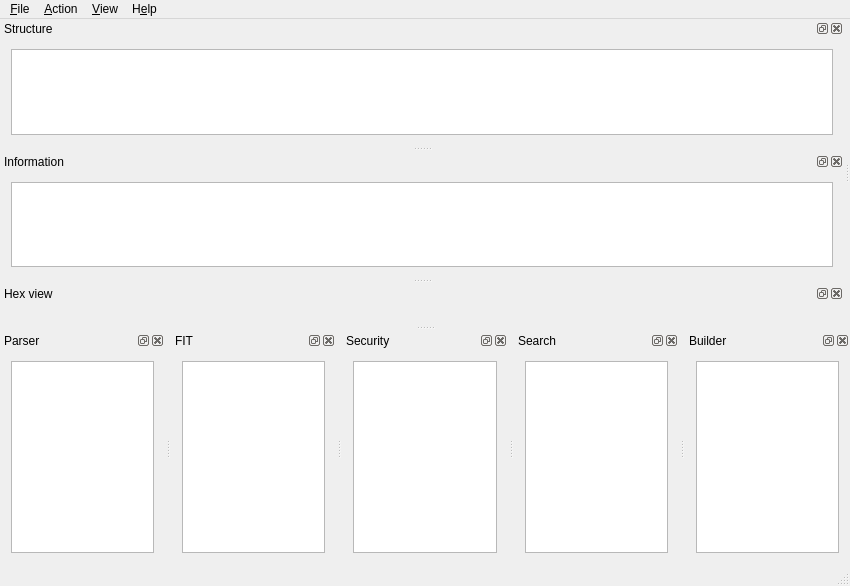
<?xml version="1.0" encoding="UTF-8"?>
<ui version="4.0">
 <class>UEFITool</class>
 <widget class="QMainWindow" name="UEFITool">
  <property name="geometry">
   <rect>
    <x>0</x>
    <y>0</y>
    <width>850</width>
    <height>586</height>
   </rect>
  </property>
  <property name="sizePolicy">
   <sizepolicy hsizetype="Expanding" vsizetype="Expanding">
    <horstretch>0</horstretch>
    <verstretch>0</verstretch>
   </sizepolicy>
  </property>
  <property name="acceptDrops">
   <bool>true</bool>
  </property>
  <property name="windowTitle">
   <string>UEFITool</string>
  </property>
  <widget class="QWidget" name="centralWidget">
   <property name="sizePolicy">
    <sizepolicy hsizetype="Ignored" vsizetype="Ignored">
     <horstretch>0</horstretch>
     <verstretch>0</verstretch>
    </sizepolicy>
   </property>
   <property name="minimumSize">
    <size>
     <width>0</width>
     <height>0</height>
    </size>
   </property>
   <property name="maximumSize">
    <size>
     <width>0</width>
     <height>16777215</height>
    </size>
   </property>
   <property name="focusPolicy">
    <enum>Qt::FocusPolicy::NoFocus</enum>
   </property>
  </widget>
  <widget class="QDockWidget" name="structureTreeDock">
   <property name="floating">
    <bool>false</bool>
   </property>
   <property name="features">
    <set>QDockWidget::DockWidgetFeature::DockWidgetClosable|QDockWidget::DockWidgetFeature::DockWidgetFloatable|QDockWidget::DockWidgetFeature::DockWidgetMovable</set>
   </property>
   <property name="allowedAreas">
    <set>Qt::DockWidgetArea::LeftDockWidgetArea|Qt::DockWidgetArea::RightDockWidgetArea|Qt::DockWidgetArea::TopDockWidgetArea</set>
   </property>
   <property name="windowTitle">
    <string>Structure</string>
   </property>
   <attribute name="dockWidgetArea">
    <number>1</number>
   </attribute>
   <widget class="QWidget" name="structureTreeWidgetContents">
    <layout class="QVBoxLayout" name="verticalLayout">
     <item>
      <widget class="QTreeView" name="structureTreeView">
       <property name="sizePolicy">
        <sizepolicy hsizetype="Expanding" vsizetype="Expanding">
         <horstretch>0</horstretch>
         <verstretch>0</verstretch>
        </sizepolicy>
       </property>
       <property name="indentation">
        <number>10</number>
       </property>
       <property name="headerHidden">
        <bool>false</bool>
       </property>
       <attribute name="headerCascadingSectionResizes">
        <bool>true</bool>
       </attribute>
       <attribute name="headerDefaultSectionSize">
        <number>200</number>
       </attribute>
       <attribute name="headerStretchLastSection">
        <bool>true</bool>
       </attribute>
      </widget>
     </item>
    </layout>
   </widget>
  </widget>
  <widget class="QDockWidget" name="infoDock">
   <property name="features">
    <set>QDockWidget::DockWidgetFeature::DockWidgetClosable|QDockWidget::DockWidgetFeature::DockWidgetFloatable|QDockWidget::DockWidgetFeature::DockWidgetMovable</set>
   </property>
   <property name="allowedAreas">
    <set>Qt::DockWidgetArea::AllDockWidgetAreas</set>
   </property>
   <property name="windowTitle">
    <string>Information</string>
   </property>
   <attribute name="dockWidgetArea">
    <number>1</number>
   </attribute>
   <widget class="QWidget" name="infoWidgetContents">
    <layout class="QVBoxLayout" name="verticalLayout_2">
     <item>
      <widget class="QPlainTextEdit" name="infoEdit">
       <property name="acceptDrops">
        <bool>false</bool>
       </property>
       <property name="undoRedoEnabled">
        <bool>false</bool>
       </property>
       <property name="readOnly">
        <bool>true</bool>
       </property>
      </widget>
     </item>
    </layout>
   </widget>
  </widget>
  <widget class="QDockWidget" name="parserMessagesDock">
   <property name="features">
    <set>QDockWidget::DockWidgetFeature::DockWidgetClosable|QDockWidget::DockWidgetFeature::DockWidgetFloatable|QDockWidget::DockWidgetFeature::DockWidgetMovable</set>
   </property>
   <property name="allowedAreas">
    <set>Qt::DockWidgetArea::AllDockWidgetAreas</set>
   </property>
   <property name="windowTitle">
    <string>Parser</string>
   </property>
   <attribute name="dockWidgetArea">
    <number>8</number>
   </attribute>
   <widget class="QWidget" name="parserMessagesWidgetContents">
    <layout class="QVBoxLayout" name="verticalLayout_3">
     <item>
      <widget class="QListWidget" name="parserMessagesListWidget">
       <property name="mouseTracking">
        <bool>true</bool>
       </property>
      </widget>
     </item>
    </layout>
   </widget>
  </widget>
  <widget class="QDockWidget" name="fitDock">
   <property name="features">
    <set>QDockWidget::DockWidgetFeature::DockWidgetClosable|QDockWidget::DockWidgetFeature::DockWidgetFloatable|QDockWidget::DockWidgetFeature::DockWidgetMovable</set>
   </property>
   <property name="allowedAreas">
    <set>Qt::DockWidgetArea::AllDockWidgetAreas</set>
   </property>
   <property name="windowTitle">
    <string>FIT</string>
   </property>
   <attribute name="dockWidgetArea">
    <number>8</number>
   </attribute>
   <widget class="QWidget" name="fitWidgetContents">
    <layout class="QVBoxLayout" name="verticalLayout_4">
     <item>
      <widget class="QTableWidget" name="fitTableWidget"/>
     </item>
    </layout>
   </widget>
  </widget>
  <widget class="QDockWidget" name="securityDock">
   <property name="features">
    <set>QDockWidget::DockWidgetFeature::DockWidgetClosable|QDockWidget::DockWidgetFeature::DockWidgetFloatable|QDockWidget::DockWidgetFeature::DockWidgetMovable</set>
   </property>
   <property name="allowedAreas">
    <set>Qt::DockWidgetArea::AllDockWidgetAreas</set>
   </property>
   <property name="windowTitle">
    <string>Security</string>
   </property>
   <attribute name="dockWidgetArea">
    <number>8</number>
   </attribute>
   <widget class="QWidget" name="securityWidgetContents">
    <layout class="QVBoxLayout" name="verticalLayout_5">
     <item>
      <widget class="QPlainTextEdit" name="securityEdit">
       <property name="acceptDrops">
        <bool>false</bool>
       </property>
       <property name="undoRedoEnabled">
        <bool>false</bool>
       </property>
       <property name="readOnly">
        <bool>true</bool>
       </property>
      </widget>
     </item>
    </layout>
   </widget>
  </widget>
  <widget class="QDockWidget" name="finderMessagesDock">
   <property name="features">
    <set>QDockWidget::DockWidgetFeature::DockWidgetClosable|QDockWidget::DockWidgetFeature::DockWidgetFloatable|QDockWidget::DockWidgetFeature::DockWidgetMovable</set>
   </property>
   <property name="allowedAreas">
    <set>Qt::DockWidgetArea::AllDockWidgetAreas</set>
   </property>
   <property name="windowTitle">
    <string>Search</string>
   </property>
   <attribute name="dockWidgetArea">
    <number>8</number>
   </attribute>
   <widget class="QWidget" name="finderMessagesWidgetContents">
    <layout class="QVBoxLayout" name="verticalLayout_6">
     <item>
      <widget class="QListWidget" name="finderMessagesListWidget">
       <property name="mouseTracking">
        <bool>true</bool>
       </property>
      </widget>
     </item>
    </layout>
   </widget>
  </widget>
  <widget class="QDockWidget" name="builderMessagesDock">
   <property name="features">
    <set>QDockWidget::DockWidgetFeature::DockWidgetClosable|QDockWidget::DockWidgetFeature::DockWidgetFloatable|QDockWidget::DockWidgetFeature::DockWidgetMovable</set>
   </property>
   <property name="allowedAreas">
    <set>Qt::DockWidgetArea::BottomDockWidgetArea</set>
   </property>
   <property name="windowTitle">
    <string>Builder</string>
   </property>
   <attribute name="dockWidgetArea">
    <number>8</number>
   </attribute>
   <widget class="QWidget" name="builderMessagesWidgetContents">
    <layout class="QVBoxLayout" name="verticalLayout_7">
     <item>
      <widget class="QListWidget" name="builderMessagesListWidget">
       <property name="mouseTracking">
        <bool>true</bool>
       </property>
      </widget>
     </item>
    </layout>
   </widget>
  </widget>
  <widget class="QDockWidget" name="hexViewDock">
   <property name="windowTitle">
    <string>Hex view</string>
   </property>
   <attribute name="dockWidgetArea">
    <number>1</number>
   </attribute>
   <widget class="QWidget" name="hexViewWidgetContents">
    <layout class="QVBoxLayout" name="verticalLayout_8"/>
   </widget>
  </widget>
  <widget class="QStatusBar" name="statusBar"/>
  <widget class="QMenuBar" name="menuBar">
   <property name="geometry">
    <rect>
     <x>0</x>
     <y>0</y>
     <width>850</width>
     <height>24</height>
    </rect>
   </property>
   <widget class="QMenu" name="menuFile">
    <property name="title">
     <string>&amp;File</string>
    </property>
    <addaction name="actionOpenImageFile"/>
    <addaction name="actionOpenImageFileInNewWindow"/>
    <addaction name="actionSaveImageFile"/>
    <addaction name="separator"/>
    <addaction name="actionGenerateReport"/>
    <addaction name="separator"/>
    <addaction name="actionLoadGuidDatabase"/>
    <addaction name="actionLoadDefaultGuidDatabase"/>
    <addaction name="actionUnloadGuidDatabase"/>
    <addaction name="actionExportDiscoveredGuids"/>
    <addaction name="separator"/>
    <addaction name="actionClearRecentlyOpenedFilesList"/>
    <addaction name="separator"/>
    <addaction name="actionQuit"/>
   </widget>
   <widget class="QMenu" name="menuHelp">
    <property name="title">
     <string>H&amp;elp</string>
    </property>
    <addaction name="actionAbout"/>
    <addaction name="actionAboutQt"/>
   </widget>
   <widget class="QMenu" name="menuAction">
    <property name="title">
     <string>&amp;Action</string>
    </property>
    <widget class="QMenu" name="menuHashActions">
     <property name="title">
      <string>&amp;Hash</string>
     </property>
     <addaction name="actionHashCrc32"/>
     <addaction name="separator"/>
     <addaction name="actionHashSha1"/>
     <addaction name="separator"/>
     <addaction name="actionHashSha256"/>
     <addaction name="actionHashSha384"/>
     <addaction name="actionHashSha512"/>
     <addaction name="separator"/>
     <addaction name="actionHashSm3"/>
    </widget>
    <widget class="QMenu" name="menuHashBodyActions">
     <property name="title">
      <string>Hash &amp;body</string>
     </property>
     <addaction name="actionBodyHashCrc32"/>
     <addaction name="separator"/>
     <addaction name="actionBodyHashSha1"/>
     <addaction name="separator"/>
     <addaction name="actionBodyHashSha256"/>
     <addaction name="actionBodyHashSha384"/>
     <addaction name="actionBodyHashSha512"/>
     <addaction name="separator"/>
     <addaction name="actionBodyHashSm3"/>
    </widget>
    <widget class="QMenu" name="menuHashUncompressedActions">
     <property name="title">
      <string>Hash &amp;uncompressed</string>
     </property>
     <addaction name="actionUncompressedHashCrc32"/>
     <addaction name="separator"/>
     <addaction name="actionUncompressedHashSha1"/>
     <addaction name="separator"/>
     <addaction name="actionUncompressedHashSha256"/>
     <addaction name="actionUncompressedHashSha384"/>
     <addaction name="actionUncompressedHashSha512"/>
     <addaction name="separator"/>
     <addaction name="actionUncompressedHashSm3"/>
    </widget>
    <widget class="QMenu" name="menuCapsuleActions">
     <property name="title">
      <string>&amp;Capsule</string>
     </property>
     <addaction name="actionHexView"/>
     <addaction name="actionBodyHexView"/>
     <addaction name="actionUncompressedHexView"/>
     <addaction name="separator"/>
     <addaction name="menuHashActions"/>
     <addaction name="menuHashBodyActions"/>
     <addaction name="menuHashUncompressedActions"/>
     <addaction name="separator"/>
     <addaction name="actionExtract"/>
     <addaction name="actionExtractBody"/>
    </widget>
    <widget class="QMenu" name="menuImageActions">
     <property name="title">
      <string>&amp;Image</string>
     </property>
     <addaction name="actionHexView"/>
     <addaction name="separator"/>
     <addaction name="menuHashActions"/>
     <addaction name="separator"/>
     <addaction name="actionExtract"/>
    </widget>
    <widget class="QMenu" name="menuRegionActions">
     <property name="title">
      <string>&amp;Region</string>
     </property>
     <addaction name="actionHexView"/>
     <addaction name="separator"/>
     <addaction name="menuHashActions"/>
     <addaction name="separator"/>
     <addaction name="actionExtract"/>
     <addaction name="separator"/>
     <addaction name="actionRebuild"/>
     <addaction name="separator"/>
     <addaction name="actionReplace"/>
    </widget>
    <widget class="QMenu" name="menuPaddingActions">
     <property name="title">
      <string>&amp;Padding</string>
     </property>
     <addaction name="actionHexView"/>
     <addaction name="separator"/>
     <addaction name="menuHashActions"/>
     <addaction name="separator"/>
     <addaction name="actionExtract"/>
    </widget>
    <widget class="QMenu" name="menuVolumeActions">
     <property name="title">
      <string>&amp;Volume</string>
     </property>
     <addaction name="actionHexView"/>
     <addaction name="actionBodyHexView"/>
     <addaction name="actionUncompressedHexView"/>
     <addaction name="separator"/>
     <addaction name="menuHashActions"/>
     <addaction name="menuHashBodyActions"/>
     <addaction name="menuHashUncompressedActions"/>
     <addaction name="separator"/>
     <addaction name="actionExtract"/>
     <addaction name="actionExtractBody"/>
     <addaction name="separator"/>
     <addaction name="actionRebuild"/>
     <addaction name="separator"/>
     <addaction name="actionInsertInto"/>
     <addaction name="separator"/>
     <addaction name="actionReplace"/>
     <addaction name="actionReplaceBody"/>
    </widget>
    <widget class="QMenu" name="menuFileActions">
     <property name="title">
      <string>&amp;File</string>
     </property>
     <addaction name="actionHexView"/>
     <addaction name="actionBodyHexView"/>
     <addaction name="actionUncompressedHexView"/>
     <addaction name="separator"/>
     <addaction name="menuHashActions"/>
     <addaction name="menuHashBodyActions"/>
     <addaction name="menuHashUncompressedActions"/>
     <addaction name="separator"/>
     <addaction name="actionExtract"/>
     <addaction name="actionExtractBody"/>
     <addaction name="separator"/>
     <addaction name="actionRebuild"/>
     <addaction name="separator"/>
     <addaction name="actionInsertInto"/>
     <addaction name="actionInsertBefore"/>
     <addaction name="actionInsertAfter"/>
     <addaction name="separator"/>
     <addaction name="actionReplace"/>
     <addaction name="actionReplaceBody"/>
     <addaction name="separator"/>
     <addaction name="actionRemove"/>
    </widget>
    <widget class="QMenu" name="menuSectionActions">
     <property name="title">
      <string>&amp;Section</string>
     </property>
     <addaction name="actionHexView"/>
     <addaction name="actionBodyHexView"/>
     <addaction name="actionUncompressedHexView"/>
     <addaction name="separator"/>
     <addaction name="menuHashActions"/>
     <addaction name="menuHashBodyActions"/>
     <addaction name="menuHashUncompressedActions"/>
     <addaction name="separator"/>
     <addaction name="actionExtract"/>
     <addaction name="actionExtractBody"/>
     <addaction name="actionExtractUncompressed"/>
     <addaction name="separator"/>
     <addaction name="actionRebuild"/>
     <addaction name="separator"/>
     <addaction name="actionInsertInto"/>
     <addaction name="actionInsertBefore"/>
     <addaction name="actionInsertAfter"/>
     <addaction name="separator"/>
     <addaction name="actionReplace"/>
     <addaction name="actionReplaceBody"/>
     <addaction name="separator"/>
     <addaction name="actionRemove"/>
    </widget>
    <widget class="QMenu" name="menuMessageActions">
     <property name="enabled">
      <bool>false</bool>
     </property>
     <property name="title">
      <string>&amp;Messages</string>
     </property>
     <addaction name="actionMessagesCopy"/>
     <addaction name="actionMessagesCopyAll"/>
     <addaction name="separator"/>
     <addaction name="actionMessagesClear"/>
    </widget>
    <widget class="QMenu" name="menuEntryActions">
     <property name="title">
      <string>&amp;Entry</string>
     </property>
     <addaction name="actionHexView"/>
     <addaction name="actionBodyHexView"/>
     <addaction name="actionUncompressedHexView"/>
     <addaction name="separator"/>
     <addaction name="menuHashActions"/>
     <addaction name="menuHashBodyActions"/>
     <addaction name="menuHashUncompressedActions"/>
     <addaction name="separator"/>
     <addaction name="actionGoToData"/>
     <addaction name="separator"/>
     <addaction name="actionExtract"/>
     <addaction name="actionExtractBody"/>
     <addaction name="separator"/>
     <addaction name="actionInsertBefore"/>
     <addaction name="actionInsertAfter"/>
     <addaction name="separator"/>
     <addaction name="actionRebuild"/>
     <addaction name="separator"/>
     <addaction name="actionReplace"/>
     <addaction name="actionReplaceBody"/>
     <addaction name="separator"/>
     <addaction name="actionRemove"/>
    </widget>
    <widget class="QMenu" name="menuStoreActions">
     <property name="title">
      <string>S&amp;tore</string>
     </property>
     <addaction name="actionHexView"/>
     <addaction name="actionBodyHexView"/>
     <addaction name="actionUncompressedHexView"/>
     <addaction name="separator"/>
     <addaction name="menuHashActions"/>
     <addaction name="menuHashBodyActions"/>
     <addaction name="menuHashUncompressedActions"/>
     <addaction name="separator"/>
     <addaction name="actionExtract"/>
     <addaction name="actionExtractBody"/>
     <addaction name="separator"/>
     <addaction name="actionInsertInto"/>
     <addaction name="actionInsertBefore"/>
     <addaction name="actionInsertAfter"/>
     <addaction name="separator"/>
     <addaction name="actionRebuild"/>
     <addaction name="separator"/>
     <addaction name="actionReplace"/>
     <addaction name="actionReplaceBody"/>
    </widget>
    <addaction name="actionGoToBase"/>
    <addaction name="actionGoToAddress"/>
    <addaction name="separator"/>
    <addaction name="actionSearch"/>
    <addaction name="separator"/>
    <addaction name="menuCapsuleActions"/>
    <addaction name="menuImageActions"/>
    <addaction name="menuRegionActions"/>
    <addaction name="menuPaddingActions"/>
    <addaction name="menuVolumeActions"/>
    <addaction name="menuFileActions"/>
    <addaction name="menuSectionActions"/>
    <addaction name="separator"/>
    <addaction name="menuStoreActions"/>
    <addaction name="menuEntryActions"/>
    <addaction name="separator"/>
    <addaction name="menuMessageActions"/>
   </widget>
   <widget class="QMenu" name="menuView">
    <property name="title">
     <string>&amp;View</string>
    </property>
    <addaction name="actionToggleBootGuardMarking"/>
    <addaction name="separator"/>
    <addaction name="actionResetDocks"/>
    <addaction name="separator"/>
    <addaction name="actionCopyItemName"/>
    <addaction name="separator"/>
    <addaction name="actionExpandItemRecursively"/>
    <addaction name="actionCollapseItemRecursively"/>
    <addaction name="separator"/>
   </widget>
   <addaction name="menuFile"/>
   <addaction name="menuAction"/>
   <addaction name="menuView"/>
   <addaction name="menuHelp"/>
  </widget>
  <action name="actionInsertAfter">
   <property name="enabled">
    <bool>false</bool>
   </property>
   <property name="text">
    <string>Insert &amp;after...</string>
   </property>
   <property name="shortcut">
    <string>Ctrl+Shift+I</string>
   </property>
  </action>
  <action name="actionInsertBefore">
   <property name="enabled">
    <bool>false</bool>
   </property>
   <property name="text">
    <string>Insert b&amp;efore...</string>
   </property>
   <property name="shortcut">
    <string>Ctrl+Alt+I</string>
   </property>
  </action>
  <action name="actionReplace">
   <property name="enabled">
    <bool>false</bool>
   </property>
   <property name="text">
    <string>Rep&amp;lace as is...</string>
   </property>
   <property name="shortcut">
    <string>Ctrl+R</string>
   </property>
  </action>
  <action name="actionExtract">
   <property name="enabled">
    <bool>false</bool>
   </property>
   <property name="text">
    <string>E&amp;xtract as is...</string>
   </property>
   <property name="shortcut">
    <string>Ctrl+E</string>
   </property>
  </action>
  <action name="actionExtractBody">
   <property name="enabled">
    <bool>false</bool>
   </property>
   <property name="text">
    <string>Extract &amp;body...</string>
   </property>
   <property name="shortcut">
    <string>Ctrl+Shift+E</string>
   </property>
  </action>
  <action name="actionRemove">
   <property name="enabled">
    <bool>false</bool>
   </property>
   <property name="text">
    <string>Re&amp;move</string>
   </property>
   <property name="shortcut">
    <string>Ctrl+Del</string>
   </property>
  </action>
  <action name="actionOpenImageFile">
   <property name="text">
    <string>&amp;Open image file...</string>
   </property>
   <property name="shortcut">
    <string>Ctrl+O</string>
   </property>
  </action>
  <action name="actionInsertInto">
   <property name="enabled">
    <bool>false</bool>
   </property>
   <property name="text">
    <string>Insert &amp;into...</string>
   </property>
   <property name="shortcut">
    <string>Ctrl+I</string>
   </property>
  </action>
  <action name="actionSaveImageFile">
   <property name="enabled">
    <bool>false</bool>
   </property>
   <property name="text">
    <string>&amp;Save image file...</string>
   </property>
   <property name="shortcut">
    <string>Ctrl+S</string>
   </property>
  </action>
  <action name="actionRebuild">
   <property name="enabled">
    <bool>false</bool>
   </property>
   <property name="text">
    <string>&amp;Rebuild</string>
   </property>
   <property name="shortcut">
    <string>Ctrl+Space</string>
   </property>
  </action>
  <action name="actionAbout">
   <property name="text">
    <string>&amp;About UEFITool</string>
   </property>
   <property name="shortcut">
    <string>F1</string>
   </property>
   <property name="menuRole">
    <enum>QAction::AboutRole</enum>
   </property>
  </action>
  <action name="actionAboutQt">
   <property name="text">
    <string>About &amp;Qt</string>
   </property>
   <property name="shortcut">
    <string>Shift+F1</string>
   </property>
   <property name="menuRole">
    <enum>QAction::AboutQtRole</enum>
   </property>
  </action>
  <action name="actionQuit">
   <property name="text">
    <string>&amp;Quit</string>
   </property>
   <property name="shortcut">
    <string>Alt+X</string>
   </property>
   <property name="menuRole">
    <enum>QAction::QuitRole</enum>
   </property>
  </action>
  <action name="actionSearch">
   <property name="enabled">
    <bool>false</bool>
   </property>
   <property name="text">
    <string>Searc&amp;h...</string>
   </property>
   <property name="shortcut">
    <string>Ctrl+F</string>
   </property>
  </action>
  <action name="actionMessagesClear">
   <property name="enabled">
    <bool>false</bool>
   </property>
   <property name="text">
    <string>Clea&amp;r</string>
   </property>
   <property name="shortcut">
    <string>Ctrl+Backspace</string>
   </property>
  </action>
  <action name="actionReplaceBody">
   <property name="enabled">
    <bool>false</bool>
   </property>
   <property name="text">
    <string>Replace b&amp;ody...</string>
   </property>
   <property name="shortcut">
    <string>Ctrl+Shift+R</string>
   </property>
  </action>
  <action name="actionMessagesCopy">
   <property name="enabled">
    <bool>false</bool>
   </property>
   <property name="text">
    <string>&amp;Copy</string>
   </property>
   <property name="shortcut">
    <string>Ctrl+Shift+C</string>
   </property>
  </action>
  <action name="actionMessagesCopyAll">
   <property name="enabled">
    <bool>false</bool>
   </property>
   <property name="text">
    <string>Copy &amp;all</string>
   </property>
   <property name="shortcut">
    <string>Ctrl+Alt+C</string>
   </property>
  </action>
  <action name="actionOpenImageFileInNewWindow">
   <property name="text">
    <string>O&amp;pen image file in new window...</string>
   </property>
   <property name="shortcut">
    <string>Ctrl+Shift+O</string>
   </property>
  </action>
  <action name="actionExtractUncompressed">
   <property name="enabled">
    <bool>false</bool>
   </property>
   <property name="text">
    <string>Extract &amp;uncompressed...</string>
   </property>
   <property name="shortcut">
    <string>Ctrl+Alt+E</string>
   </property>
  </action>
  <action name="actionGoToData">
   <property name="enabled">
    <bool>false</bool>
   </property>
   <property name="text">
    <string>Go &amp;to data</string>
   </property>
   <property name="shortcut">
    <string>Ctrl+T</string>
   </property>
  </action>
  <action name="actionHexView">
   <property name="enabled">
    <bool>false</bool>
   </property>
   <property name="text">
    <string>Hex &amp;view...</string>
   </property>
   <property name="shortcut">
    <string>Ctrl+D</string>
   </property>
  </action>
  <action name="actionGoToBase">
   <property name="enabled">
    <bool>false</bool>
   </property>
   <property name="text">
    <string>Select item at &amp;base...</string>
   </property>
   <property name="shortcut">
    <string>Ctrl+G</string>
   </property>
  </action>
  <action name="actionBodyHexView">
   <property name="enabled">
    <bool>false</bool>
   </property>
   <property name="text">
    <string>Body hex vie&amp;w...</string>
   </property>
   <property name="shortcut">
    <string>Ctrl+Shift+D</string>
   </property>
  </action>
  <action name="actionUncompressedHexView">
   <property name="enabled">
    <bool>false</bool>
   </property>
   <property name="text">
    <string>Un&amp;compressed hex view...</string>
   </property>
   <property name="shortcut">
    <string>Ctrl+Alt+D</string>
   </property>
  </action>
  <action name="actionLoadGuidDatabase">
   <property name="text">
    <string>Load &amp;GUID database...</string>
   </property>
   <property name="shortcut">
    <string>Ctrl+Alt+G</string>
   </property>
  </action>
  <action name="actionGoToAddress">
   <property name="enabled">
    <bool>false</bool>
   </property>
   <property name="text">
    <string>Select item at &amp;address...</string>
   </property>
   <property name="shortcut">
    <string>Ctrl+Shift+G</string>
   </property>
  </action>
  <action name="actionToggleBootGuardMarking">
   <property name="checkable">
    <bool>true</bool>
   </property>
   <property name="checked">
    <bool>true</bool>
   </property>
   <property name="text">
    <string>BootGuard &amp;markings</string>
   </property>
   <property name="shortcut">
    <string>Ctrl+Shift+B</string>
   </property>
  </action>
  <action name="actionGenerateReport">
   <property name="enabled">
    <bool>false</bool>
   </property>
   <property name="text">
    <string>Generate &amp;report...</string>
   </property>
   <property name="shortcut">
    <string>Ctrl+Alt+R</string>
   </property>
  </action>
  <action name="actionUnloadGuidDatabase">
   <property name="text">
    <string>&amp;Unload GUID database</string>
   </property>
   <property name="shortcut">
    <string>Ctrl+Alt+U</string>
   </property>
  </action>
  <action name="actionLoadDefaultGuidDatabase">
   <property name="text">
    <string>Load &amp;default GUID database</string>
   </property>
   <property name="shortcut">
    <string>Ctrl+Alt+D</string>
   </property>
  </action>
  <action name="actionExportDiscoveredGuids">
   <property name="enabled">
    <bool>false</bool>
   </property>
   <property name="text">
    <string>&amp;Export discovered GUIDs...</string>
   </property>
   <property name="shortcut">
    <string>Ctrl+Alt+E</string>
   </property>
  </action>
  <action name="actionCopyItemName">
   <property name="enabled">
    <bool>false</bool>
   </property>
   <property name="text">
    <string>&amp;Copy item name</string>
   </property>
   <property name="shortcut">
    <string>Ctrl+Shift+T</string>
   </property>
  </action>
  <action name="actionExpandItemRecursively">
   <property name="enabled">
    <bool>false</bool>
   </property>
   <property name="text">
    <string>E&amp;xpand item recursively</string>
   </property>
   <property name="shortcut">
    <string>Ctrl+[</string>
   </property>
  </action>
  <action name="actionCollapseItemRecursively">
   <property name="enabled">
    <bool>false</bool>
   </property>
   <property name="text">
    <string>C&amp;ollapse item recursively</string>
   </property>
   <property name="shortcut">
    <string>Ctrl+]</string>
   </property>
  </action>
  <action name="actionClearRecentlyOpenedFilesList">
   <property name="enabled">
    <bool>false</bool>
   </property>
   <property name="text">
    <string>&amp;Clear recently opened files list</string>
   </property>
   <property name="shortcut">
    <string>Ctrl+Shift+Backspace</string>
   </property>
  </action>
  <action name="actionUncompressedHashCrc32">
   <property name="enabled">
    <bool>false</bool>
   </property>
   <property name="text">
    <string>CRC32</string>
   </property>
  </action>
  <action name="actionUncompressedHashSha256">
   <property name="enabled">
    <bool>false</bool>
   </property>
   <property name="text">
    <string>SHA2-256</string>
   </property>
  </action>
  <action name="actionUncompressedHashSha384">
   <property name="enabled">
    <bool>false</bool>
   </property>
   <property name="text">
    <string>SHA2-384</string>
   </property>
  </action>
  <action name="actionUncompressedHashSha512">
   <property name="enabled">
    <bool>false</bool>
   </property>
   <property name="text">
    <string>SHA2-512</string>
   </property>
  </action>
  <action name="actionUncompressedHashSha1">
   <property name="enabled">
    <bool>false</bool>
   </property>
   <property name="text">
    <string>SHA1</string>
   </property>
  </action>
  <action name="actionUncompressedHashSm3">
   <property name="enabled">
    <bool>false</bool>
   </property>
   <property name="text">
    <string>SM3</string>
   </property>
  </action>
  <action name="actionBodyHashCrc32">
   <property name="enabled">
    <bool>false</bool>
   </property>
   <property name="text">
    <string>CRC32</string>
   </property>
  </action>
  <action name="actionBodyHashSha256">
   <property name="enabled">
    <bool>false</bool>
   </property>
   <property name="text">
    <string>SHA2-256</string>
   </property>
  </action>
  <action name="actionBodyHashSha384">
   <property name="enabled">
    <bool>false</bool>
   </property>
   <property name="text">
    <string>SHA2-384</string>
   </property>
  </action>
  <action name="actionBodyHashSha512">
   <property name="enabled">
    <bool>false</bool>
   </property>
   <property name="text">
    <string>SHA2-512</string>
   </property>
  </action>
  <action name="actionBodyHashSha1">
   <property name="enabled">
    <bool>false</bool>
   </property>
   <property name="text">
    <string>SHA1</string>
   </property>
  </action>
  <action name="actionBodyHashSm3">
   <property name="enabled">
    <bool>false</bool>
   </property>
   <property name="text">
    <string>SM3</string>
   </property>
  </action>
  <action name="actionHashCrc32">
   <property name="enabled">
    <bool>false</bool>
   </property>
   <property name="text">
    <string>CRC32</string>
   </property>
  </action>
  <action name="actionHashSha256">
   <property name="enabled">
    <bool>false</bool>
   </property>
   <property name="text">
    <string>SHA2-256</string>
   </property>
  </action>
  <action name="actionHashSha384">
   <property name="enabled">
    <bool>false</bool>
   </property>
   <property name="text">
    <string>SHA2-384</string>
   </property>
  </action>
  <action name="actionHashSha512">
   <property name="enabled">
    <bool>false</bool>
   </property>
   <property name="text">
    <string>SHA2-512</string>
   </property>
  </action>
  <action name="actionHashSha1">
   <property name="enabled">
    <bool>false</bool>
   </property>
   <property name="text">
    <string>SHA1</string>
   </property>
  </action>
  <action name="actionHashSm3">
   <property name="enabled">
    <bool>false</bool>
   </property>
   <property name="text">
    <string>SM3</string>
   </property>
  </action>
  <action name="actionResetDocks">
   <property name="text">
    <string>&amp;Reset docks layout</string>
   </property>
   <property name="shortcut">
    <string>Ctrl+Shift+D</string>
   </property>
  </action>
 </widget>
 <layoutdefault spacing="6" margin="11"/>
 <resources/>
 <connections/>
</ui>
